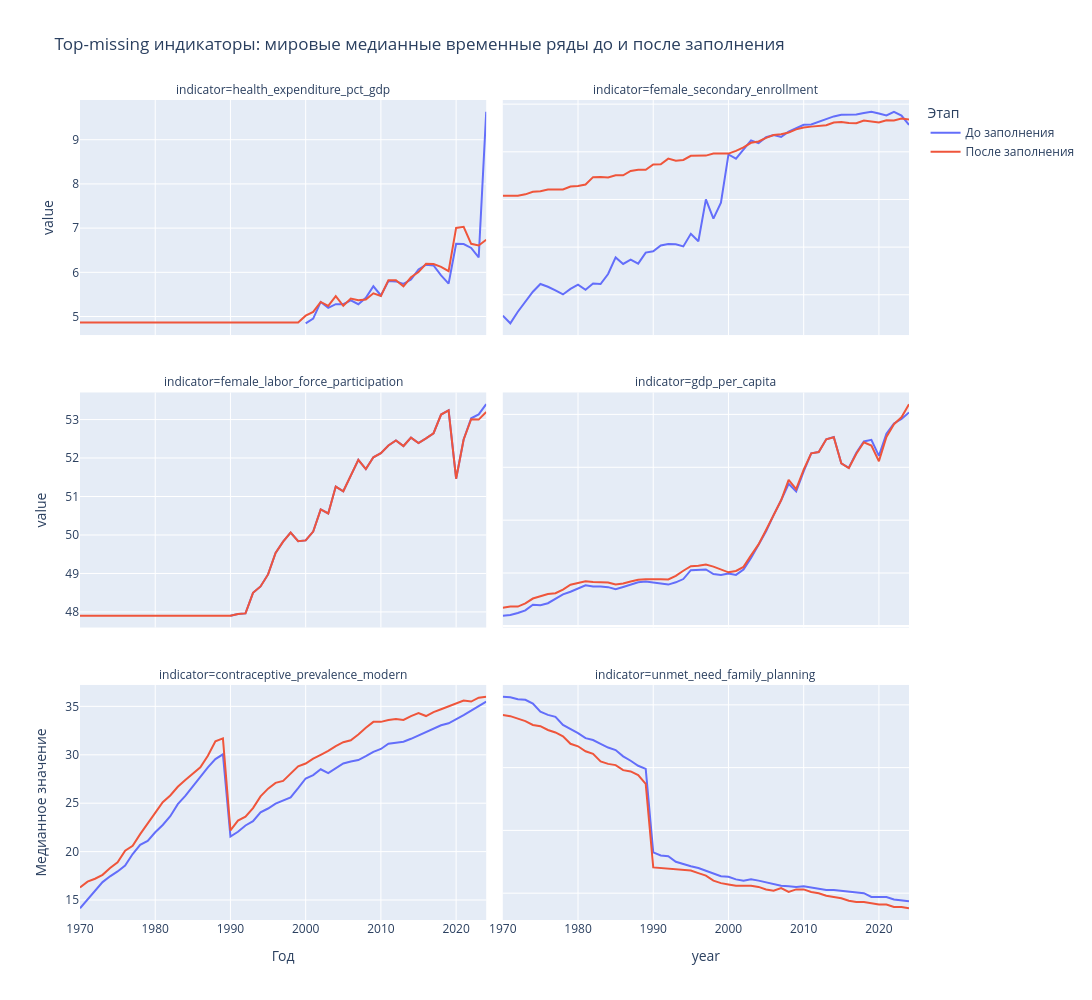

The notebook cell this image was saved under:
### Markdown cell above
### График 4. Мировые медианные временные ряды до и после заполнения

Это главная sanity check для imputation.  
Здесь мы смотрим, сохранилась ли форма рядов и не стало ли заполнение слишком искусственным.

Для каждого индикатора используется собственный масштаб по оси Y, чтобы большие показатели вроде `gdp_per_capita` не "давили" остальные.

### Code cell
trend_frames = []

for col in top_missing_cols:
    before_trend = (
        wide_work.groupby("year")[col]
        .median()
        .reset_index()
        .assign(indicator=col, stage="До заполнения")
        .rename(columns={col: "value"})
    )

    after_trend = (
        wide_imputed.groupby("year")[col]
        .median()
        .reset_index()
        .assign(indicator=col, stage="После заполнения")
        .rename(columns={col: "value"})
    )

    trend_frames.append(before_trend)
    trend_frames.append(after_trend)

trend_compare = pd.concat(trend_frames, ignore_index=True)

fig = px.line(
    trend_compare,
    x="year",
    y="value",
    color="stage",
    facet_col="indicator",
    facet_col_wrap=2,
    title="Top-missing индикаторы: мировые медианные временные ряды до и после заполнения"
)

fig.for_each_yaxis(lambda axis: axis.update(matches=None))

fig.update_layout(
    xaxis_title="Год",
    yaxis_title="Медианное значение",
    legend_title="Этап",
    height=1000,
    width=1100
)

fig.show()

### Figure 1 — Plotly figure (JSON) as saved in the notebook; plotly's stock layout.template omitted (floating-point values rounded to 4 significant figures)
{"data": [{"hovertemplate": "stage=До заполнения<br>indicator=health_expenditure_pct_gdp<br>year=%{x}<br>value=%{y}<extra></extra>", "legendgroup": "До заполнения", "line": {"color": "#636efa", "dash": "solid"}, "marker": {"symbol": "circle"}, "mode": "lines", "name": "До заполнения", "orientation": "v", "showlegend": true, "type": "scatter", "x": [1970, 1971, 1972, 1973, 1974, 1975, 1976, 1977, 1978, 1979, 1980, 1981, 1982, 1983, 1984, 1985, 1986, 1987, 1988, 1989, 1990, 1991, 1992, 1993, 1994, 1995, 1996, 1997, 1998, 1999, 2000, 2001, 2002, 2003, 2004, 2005, 2006, 2007, 2008, 2009, 2010, 2011, 2012, 2013, 2014, 2015, 2016, 2017, 2018, 2019, 2020, 2021, 2022, 2023, 2024], "xaxis": "x5", "y": [NaN, NaN, NaN, NaN, NaN, NaN, NaN, NaN, NaN, NaN, NaN, NaN, NaN, NaN, NaN, NaN, NaN, NaN, NaN, NaN, NaN, NaN, NaN, NaN, NaN, NaN, NaN, NaN, NaN, NaN, 4.847, 4.952, 5.33, 5.197, 5.28, 5.28, 5.364, 5.279, 5.423, 5.685, 5.478, 5.804, 5.795, 5.737, 5.838, 6.065, 6.172, 6.155, 5.932, 5.745, 6.646, 6.64, 6.551, 6.336, 9.632], "yaxis": "y5"}, {"hovertemplate": "stage=До заполнения<br>indicator=female_secondary_enrollment<br>year=%{x}<br>value=%{y}<extra></extra>", "legendgroup": "До заполнения", "line": {"color": "#636efa", "dash": "solid"}, "marker": {"symbol": "circle"}, "mode": "lines", "name": "До заполнения", "orientation": "v", "showlegend": false, "type": "scatter", "x": [1970, 1971, 1972, 1973, 1974, 1975, 1976, 1977, 1978, 1979, 1980, 1981, 1982, 1983, 1984, 1985, 1986, 1987, 1988, 1989, 1990, 1991, 1992, 1993, 1994, 1995, 1996, 1997, 1998, 1999, 2000, 2001, 2002, 2003, 2004, 2005, 2006, 2007, 2008, 2009, 2010, 2011, 2012, 2013, 2014, 2015, 2016, 2017, 2018, 2019, 2020, 2021, 2022, 2023, 2024], "xaxis": "x6", "y": [11.26, 8.028, 12.9, 17.35, 21.28, 24.54, 23.36, 21.83, 20.15, 22.49, 24.28, 22.13, 24.7, 24.51, 28.73, 35.67, 32.96, 34.74, 33.08, 37.7, 38.24, 40.67, 41.29, 41.18, 40.29, 45.6, 42.45, 60.01, 51.94, 58.62, 78.88, 77.11, 81.16, 84.76, 83.66, 86.11, 87.03, 86.22, 88.43, 90.04, 91.31, 91.5, 92.72, 93.66, 94.85, 95.54, 95.56, 95.63, 96.25, 96.76, 96.05, 95.25, 96.81, 95.19, 91.26], "yaxis": "y6"}, {"hovertemplate": "stage=До заполнения<br>indicator=female_labor_force_participation<br>year=%{x}<br>value=%{y}<extra></extra>", "legendgroup": "До заполнения", "line": {"color": "#636efa", "dash": "solid"}, "marker": {"symbol": "circle"}, "mode": "lines", "name": "До заполнения", "orientation": "v", "showlegend": false, "type": "scatter", "x": [1970, 1971, 1972, 1973, 1974, 1975, 1976, 1977, 1978, 1979, 1980, 1981, 1982, 1983, 1984, 1985, 1986, 1987, 1988, 1989, 1990, 1991, 1992, 1993, 1994, 1995, 1996, 1997, 1998, 1999, 2000, 2001, 2002, 2003, 2004, 2005, 2006, 2007, 2008, 2009, 2010, 2011, 2012, 2013, 2014, 2015, 2016, 2017, 2018, 2019, 2020, 2021, 2022, 2023, 2024], "xaxis": "x3", "y": [NaN, NaN, NaN, NaN, NaN, NaN, NaN, NaN, NaN, NaN, NaN, NaN, NaN, NaN, NaN, NaN, NaN, NaN, NaN, NaN, 47.9, 47.95, 47.96, 48.5, 48.66, 48.98, 49.54, 49.83, 50.06, 49.84, 49.86, 50.09, 50.66, 50.56, 51.26, 51.14, 51.54, 51.95, 51.71, 52.02, 52.12, 52.33, 52.46, 52.31, 52.53, 52.39, 52.51, 52.64, 53.13, 53.24, 51.46, 52.48, 53.03, 53.13, 53.4], "yaxis": "y3"}, {"hovertemplate": "stage=До заполнения<br>indicator=gdp_per_capita<br>year=%{x}<br>value=%{y}<extra></extra>", "legendgroup": "До заполнения", "line": {"color": "#636efa", "dash": "solid"}, "marker": {"symbol": "circle"}, "mode": "lines", "name": "До заполнения", "orientation": "v", "showlegend": false, "type": "scatter", "x": [1970, 1971, 1972, 1973, 1974, 1975, 1976, 1977, 1978, 1979, 1980, 1981, 1982, 1983, 1984, 1985, 1986, 1987, 1988, 1989, 1990, 1991, 1992, 1993, 1994, 1995, 1996, 1997, 1998, 1999, 2000, 2001, 2002, 2003, 2004, 2005, 2006, 2007, 2008, 2009, 2010, 2011, 2012, 2013, 2014, 2015, 2016, 2017, 2018, 2019, 2020, 2021, 2022, 2023, 2024], "xaxis": "x4", "y": [383.9, 412.2, 488.0, 589.5, 804.8, 785.7, 859.9, 1026.0, 1196.0, 1292.0, 1428.0, 1537.0, 1492.0, 1495.0, 1467.0, 1386.0, 1471.0, 1568.0, 1651.0, 1677.0, 1630.0, 1587.0, 1563.0, 1649.0, 1773.0, 2108.0, 2136.0, 2136.0, 1962.0, 1931.0, 1986.0, 1930.0, 2137.0, 2569.0, 3067.0, 3577.0, 4193.0, 4753.0, 5377.0, 5089.0, 5844.0, 6528.0, 6574.0, 7056.0, 7147.0, 6148.0, 5982.0, 6548.0, 6978.0, 7037.0, 6433.0, 7269.0, 7656.0, 7826.0, 8075.0], "yaxis": "y4"}, {"hovertemplate": "stage=До заполнения<br>indicator=contraceptive_prevalence_modern<br>year=%{x}<br>value=%{y}<extra></extra>", "legendgroup": "До заполнения", "line": {"color": "#636efa", "dash": "solid"}, "marker": {"symbol": "circle"}, "mode": "lines", "name": "До заполнения", "orientation": "v", "showlegend": false, "type": "scatter", "x": [1970, 1971, 1972, 1973, 1974, 1975, 1976, 1977, 1978, 1979, 1980, 1981, 1982, 1983, 1984, 1985, 1986, 1987, 1988, 1989, 1990, 1991, 1992, 1993, 1994, 1995, 1996, 1997, 1998, 1999, 2000, 2001, 2002, 2003, 2004, 2005, 2006, 2007, 2008, 2009, 2010, 2011, 2012, 2013, 2014, 2015, 2016, 2017, 2018, 2019, 2020, 2021, 2022, 2023, 2024], "xaxis": "x", "y": [14.15, 15.05, 15.85, 16.85, 17.45, 17.95, 18.55, 19.75, 20.7, 21.1, 22.0, 22.75, 23.65, 24.9, 25.75, 26.75, 27.75, 28.7, 29.55, 30.05, 21.55, 22.05, 22.7, 23.15, 24.05, 24.45, 24.95, 25.25, 25.6, 26.55, 27.55, 27.9, 28.5, 28.1, 28.6, 29.1, 29.3, 29.45, 29.85, 30.3, 30.6, 31.15, 31.25, 31.35, 31.65, 32.0, 32.35, 32.75, 33.05, 33.25, 33.65, 34.1, 34.55, 35.05, 35.5], "yaxis": "y"}, {"hovertemplate": "stage=До заполнения<br>indicator=unmet_need_family_planning<br>year=%{x}<br>value=%{y}<extra></extra>", "legendgroup": "До заполнения", "line": {"color": "#636efa", "dash": "solid"}, "marker": {"symbol": "circle"}, "mode": "lines", "name": "До заполнения", "orientation": "v", "showlegend": false, "type": "scatter", "x": [1970, 1971, 1972, 1973, 1974, 1975, 1976, 1977, 1978, 1979, 1980, 1981, 1982, 1983, 1984, 1985, 1986, 1987, 1988, 1989, 1990, 1991, 1992, 1993, 1994, 1995, 1996, 1997, 1998, 1999, 2000, 2001, 2002, 2003, 2004, 2005, 2006, 2007, 2008, 2009, 2010, 2011, 2012, 2013, 2014, 2015, 2016, 2017, 2018, 2019, 2020, 2021, 2022, 2023, 2024], "xaxis": "x2", "y": [25.65, 25.6, 25.45, 25.4, 25.1, 24.45, 24.2, 24.05, 23.4, 23.1, 22.75, 22.35, 22.2, 21.9, 21.6, 21.4, 20.9, 20.55, 20.15, 19.9, 13.25, 13.0, 12.95, 12.5, 12.3, 12.15, 12.0, 11.8, 11.55, 11.35, 11.3, 11.1, 11.0, 11.1, 11.0, 10.85, 10.75, 10.6, 10.55, 10.5, 10.55, 10.45, 10.4, 10.25, 10.25, 10.2, 10.15, 10.1, 10.0, 9.7, 9.7, 9.7, 9.5, 9.4, 9.35], "yaxis": "y2"}, {"hovertemplate": "stage=После заполнения<br>indicator=health_expenditure_pct_gdp<br>year=%{x}<br>value=%{y}<extra></extra>", "legendgroup": "После заполнения", "line": {"color": "#EF553B", "dash": "solid"}, "marker": {"symbol": "circle"}, "mode": "lines", "name": "После заполнения", "orientation": "v", "showlegend": true, "type": "scatter", "x": [1970, 1971, 1972, 1973, 1974, 1975, 1976, 1977, 1978, 1979, 1980, 1981, 1982, 1983, 1984, 1985, 1986, 1987, 1988, 1989, 1990, 1991, 1992, 1993, 1994, 1995, 1996, 1997, 1998, 1999, 2000, 2001, 2002, 2003, 2004, 2005, 2006, 2007, 2008, 2009, 2010, 2011, 2012, 2013, 2014, 2015, 2016, 2017, 2018, 2019, 2020, 2021, 2022, 2023, 2024], "xaxis": "x5", "y": [4.865, 4.865, 4.865, 4.865, 4.865, 4.865, 4.865, 4.865, 4.865, 4.865, 4.865, 4.865, 4.865, 4.865, 4.865, 4.865, 4.865, 4.865, 4.865, 4.865, 4.865, 4.865, 4.865, 4.865, 4.865, 4.865, 4.865, 4.865, 4.865, 4.865, 5.02, 5.104, 5.33, 5.241, 5.461, 5.244, 5.406, 5.369, 5.386, 5.525, 5.466, 5.822, 5.822, 5.684, 5.889, 6.006, 6.195, 6.187, 6.122, 6.025, 7.005, 7.03, 6.644, 6.608, 6.736], "yaxis": "y5"}, {"hovertemplate": "stage=После заполнения<br>indicator=female_secondary_enrollment<br>year=%{x}<br>value=%{y}<extra></extra>", "legendgroup": "После заполнения", "line": {"color": "#EF553B", "dash": "solid"}, "marker": {"symbol": "circle"}, "mode": "lines", "name": "После заполнения", "orientation": "v", "showlegend": false, "type": "scatter", "x": [1970, 1971, 1972, 1973, 1974, 1975, 1976, 1977, 1978, 1979, 1980, 1981, 1982, 1983, 1984, 1985, 1986, 1987, 1988, 1989, 1990, 1991, 1992, 1993, 1994, 1995, 1996, 1997, 1998, 1999, 2000, 2001, 2002, 2003, 2004, 2005, 2006, 2007, 2008, 2009, 2010, 2011, 2012, 2013, 2014, 2015, 2016, 2017, 2018, 2019, 2020, 2021, 2022, 2023, 2024], "xaxis": "x6", "y": [61.53, 61.53, 61.53, 62.15, 63.19, 63.47, 64.18, 64.18, 64.18, 65.45, 65.69, 66.27, 69.36, 69.46, 69.21, 70.13, 70.13, 71.96, 72.44, 72.44, 74.65, 74.78, 77.13, 76.27, 76.58, 78.31, 78.42, 78.41, 79.24, 79.09, 79.24, 80.39, 81.86, 83.77, 84.32, 85.86, 87.03, 87.4, 88.08, 89.4, 90.23, 90.57, 90.94, 91.12, 92.26, 92.52, 92.07, 91.99, 93.12, 92.61, 92.3, 93.27, 93.16, 93.95, 93.51], "yaxis": "y6"}, {"hovertemplate": "stage=После заполнения<br>indicator=female_labor_force_participation<br>year=%{x}<br>value=%{y}<extra></extra>", "legendgroup": "После заполнения", "line": {"color": "#EF553B", "dash": "solid"}, "marker": {"symbol": "circle"}, "mode": "lines", "name": "После заполнения", "orientation": "v", "showlegend": false, "type": "scatter", "x": [1970, 1971, 1972, 1973, 1974, 1975, 1976, 1977, 1978, 1979, 1980, 1981, 1982, 1983, 1984, 1985, 1986, 1987, 1988, 1989, 1990, 1991, 1992, 1993, 1994, 1995, 1996, 1997, 1998, 1999, 2000, 2001, 2002, 2003, 2004, 2005, 2006, 2007, 2008, 2009, 2010, 2011, 2012, 2013, 2014, 2015, 2016, 2017, 2018, 2019, 2020, 2021, 2022, 2023, 2024], "xaxis": "x3", "y": [47.9, 47.9, 47.9, 47.9, 47.9, 47.9, 47.9, 47.9, 47.9, 47.9, 47.9, 47.9, 47.9, 47.9, 47.9, 47.9, 47.9, 47.9, 47.9, 47.9, 47.9, 47.95, 47.96, 48.5, 48.66, 48.98, 49.54, 49.83, 50.06, 49.84, 49.86, 50.09, 50.66, 50.56, 51.26, 51.14, 51.54, 51.95, 51.71, 52.02, 52.12, 52.33, 52.46, 52.31, 52.53, 52.39, 52.51, 52.64, 53.13, 53.24, 51.46, 52.48, 53.01, 53.0, 53.2], "yaxis": "y3"}, {"hovertemplate": "stage=После заполнения<br>indicator=gdp_per_capita<br>year=%{x}<br>value=%{y}<extra></extra>", "legendgroup": "После заполнения", "line": {"color": "#EF553B", "dash": "solid"}, "marker": {"symbol": "circle"}, "mode": "lines", "name": "После заполнения", "orientation": "v", "showlegend": false, "type": "scatter", "x": [1970, 1971, 1972, 1973, 1974, 1975, 1976, 1977, 1978, 1979, 1980, 1981, 1982, 1983, 1984, 1985, 1986, 1987, 1988, 1989, 1990, 1991, 1992, 1993, 1994, 1995, 1996, 1997, 1998, 1999, 2000, 2001, 2002, 2003, 2004, 2005, 2006, 2007, 2008, 2009, 2010, 2011, 2012, 2013, 2014, 2015, 2016, 2017, 2018, 2019, 2020, 2021, 2022, 2023, 2024], "xaxis": "x4", "y": [687.1, 733.0, 733.0, 854.1, 1036.0, 1113.0, 1204.0, 1237.0, 1375.0, 1557.0, 1626.0, 1691.0, 1661.0, 1641.0, 1645.0, 1569.0, 1602.0, 1683.0, 1748.0, 1766.0, 1751.0, 1762.0, 1758.0, 1891.0, 2087.0, 2258.0, 2278.0, 2324.0, 2245.0, 2151.0, 2028.0, 2079.0, 2233.0, 2667.0, 3082.0, 3626.0, 4193.0, 4753.0, 5522.0, 5170.0, 5907.0, 6528.0, 6574.0, 7056.0, 7135.0, 6148.0, 5971.0, 6514.0, 6946.0, 6821.0, 6228.0, 7150.0, 7631.0, 7892.0, 8385.0], "yaxis": "y4"}, {"hovertemplate": "stage=После заполнения<br>indicator=contraceptive_prevalence_modern<br>year=%{x}<br>value=%{y}<extra></extra>", "legendgroup": "После заполнения", "line": {"color": "#EF553B", "dash": "solid"}, "marker": {"symbol": "circle"}, "mode": "lines", "name": "После заполнения", "orientation": "v", "showlegend": false, "type": "scatter", "x": [1970, 1971, 1972, 1973, 1974, 1975, 1976, 1977, 1978, 1979, 1980, 1981, 1982, 1983, 1984, 1985, 1986, 1987, 1988, 1989, 1990, 1991, 1992, 1993, 1994, 1995, 1996, 1997, 1998, 1999, 2000, 2001, 2002, 2003, 2004, 2005, 2006, 2007, 2008, 2009, 2010, 2011, 2012, 2013, 2014, 2015, 2016, 2017, 2018, 2019, 2020, 2021, 2022, 2023, 2024], "xaxis": "x", "y": [16.3, 16.9, 17.2, 17.6, 18.3, 18.9, 20.1, 20.6, 21.8, 22.9, 24.0, 25.1, 25.8, 26.7, 27.4, 28.1, 28.7, 29.9, 31.4, 31.7, 22.2, 23.2, 23.6, 24.5, 25.7, 26.5, 27.1, 27.3, 28.1, 28.8, 29.1, 29.6, 30.0, 30.4, 30.9, 31.3, 31.5, 32.1, 32.8, 33.4, 33.4, 33.6, 33.7, 33.6, 34.0, 34.3, 34.0, 34.4, 34.7, 35.0, 35.3, 35.6, 35.5, 35.9, 36.0], "yaxis": "y"}, {"hovertemplate": "stage=После заполнения<br>indicator=unmet_need_family_planning<br>year=%{x}<br>value=%{y}<extra></extra>", "legendgroup": "После заполнения", "line": {"color": "#EF553B", "dash": "solid"}, "marker": {"symbol": "circle"}, "mode": "lines", "name": "После заполнения", "orientation": "v", "showlegend": false, "type": "scatter", "x": [1970, 1971, 1972, 1973, 1974, 1975, 1976, 1977, 1978, 1979, 1980, 1981, 1982, 1983, 1984, 1985, 1986, 1987, 1988, 1989, 1990, 1991, 1992, 1993, 1994, 1995, 1996, 1997, 1998, 1999, 2000, 2001, 2002, 2003, 2004, 2005, 2006, 2007, 2008, 2009, 2010, 2011, 2012, 2013, 2014, 2015, 2016, 2017, 2018, 2019, 2020, 2021, 2022, 2023, 2024], "xaxis": "x2", "y": [24.2, 24.1, 23.9, 23.7, 23.4, 23.3, 23.0, 22.8, 22.5, 21.9, 21.7, 21.3, 21.1, 20.5, 20.3, 20.2, 19.8, 19.7, 19.4, 18.7, 12.05, 12.0, 11.95, 11.9, 11.9, 11.8, 11.6, 11.4, 11.0, 10.8, 10.7, 10.6, 10.6, 10.6, 10.5, 10.3, 10.2, 10.4, 10.1, 10.3, 10.3, 10.1, 10.0, 9.8, 9.7, 9.6, 9.4, 9.3, 9.3, 9.2, 9.1, 9.1, 8.9, 8.9, 8.8], "yaxis": "y2"}], "layout": {"annotations": [{"font": {}, "showarrow": false, "text": "indicator=contraceptive_prevalence_modern", "x": 0.245, "xanchor": "center", "xref": "paper", "y": 0.2867, "yanchor": "bottom", "yref": "paper"}, {"font": {}, "showarrow": false, "text": "indicator=unmet_need_family_planning", "x": 0.755, "xanchor": "center", "xref": "paper", "y": 0.2867, "yanchor": "bottom", "yref": "paper"}, {"font": {}, "showarrow": false, "text": "indicator=female_labor_force_participation", "x": 0.245, "xanchor": "center", "xref": "paper", "y": 0.6433, "yanchor": "bottom", "yref": "paper"}, {"font": {}, "showarrow": false, "text": "indicator=gdp_per_capita", "x": 0.755, "xanchor": "center", "xref": "paper", "y": 0.6433, "yanchor": "bottom", "yref": "paper"}, {"font": {}, "showarrow": false, "text": "indicator=health_expenditure_pct_gdp", "x": 0.245, "xanchor": "center", "xref": "paper", "y": 1.0, "yanchor": "bottom", "yref": "paper"}, {"font": {}, "showarrow": false, "text": "indicator=female_secondary_enrollment", "x": 0.755, "xanchor": "center", "xref": "paper", "y": 1.0, "yanchor": "bottom", "yref": "paper"}], "height": 1000, "legend": {"title": {"text": "Этап"}, "tracegroupgap": 0}, "title": {"text": "Top-missing индикаторы: мировые медианные временные ряды до и после заполнения"}, "width": 1100, "xaxis": {"anchor": "y", "domain": [0, 0.49], "title": {"text": "Год"}}, "xaxis2": {"anchor": "y2", "domain": [0.51, 1], "matches": "x", "title": {"text": "year"}}, "xaxis3": {"anchor": "y3", "domain": [0, 0.49], "matches": "x", "showticklabels": false}, "xaxis4": {"anchor": "y4", "domain": [0.51, 1], "matches": "x", "showticklabels": false}, "xaxis5": {"anchor": "y5", "domain": [0, 0.49], "matches": "x", "showticklabels": false}, "xaxis6": {"anchor": "y6", "domain": [0.51, 1], "matches": "x", "showticklabels": false}, "yaxis": {"anchor": "x", "domain": [0, 0.2867], "title": {"text": "Медианное значение"}}, "yaxis2": {"anchor": "x2", "domain": [0, 0.2867], "showticklabels": false}, "yaxis3": {"anchor": "x3", "domain": [0.3567, 0.6433], "title": {"text": "value"}}, "yaxis4": {"anchor": "x4", "domain": [0.3567, 0.6433], "showticklabels": false}, "yaxis5": {"anchor": "x5", "domain": [0.7133, 1.0], "title": {"text": "value"}}, "yaxis6": {"anchor": "x6", "domain": [0.7133, 1.0], "showticklabels": false}}}
